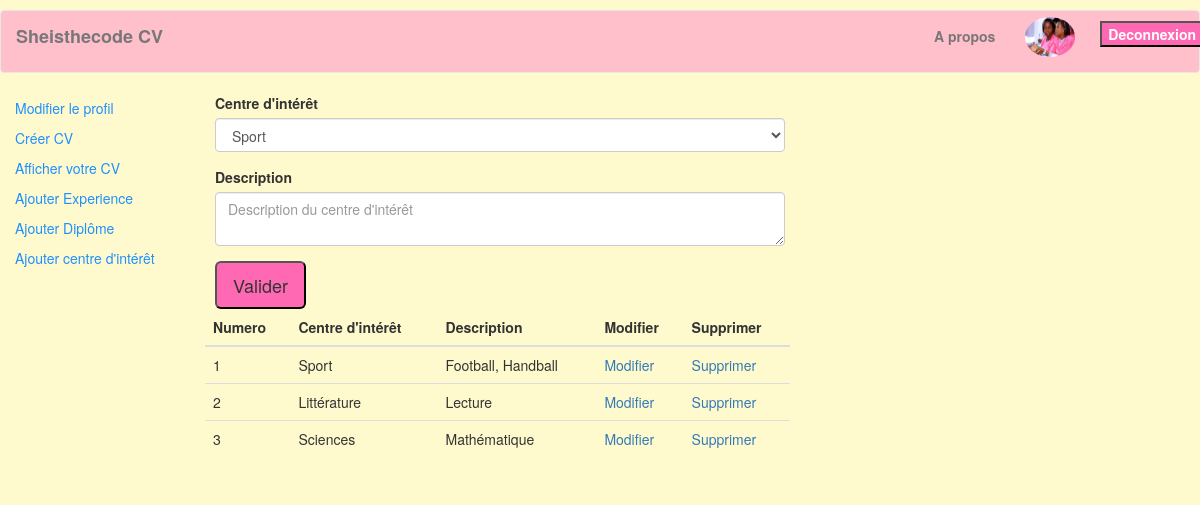
The app's page /interet.php (signed in) with its own data.
### tables this page shows
CREATE TABLE `codeuses` (
  `id` int(11) NOT NULL,
  `nom` varchar(50) NOT NULL,
  `prenoms` varchar(50) NOT NULL,
  `date_naissance` varchar(50) NOT NULL,
  `photo` varchar(50) NOT NULL,
  `specialisation` varchar(50) NOT NULL,
  `email` varchar(50) NOT NULL,
  `telephone` varchar(50) NOT NULL,
  `mdp` varchar(50) NOT NULL,
  `description` text NOT NULL
);

CREATE TABLE `interets` (
  `id` int(11) NOT NULL,
  `titre` varchar(50) NOT NULL,
  `description` varchar(50) NOT NULL,
  `id_codeuse` int(11) NOT NULL
);

### interet.php (the view, shortened to what this page needs)
<?php include ('menu_session.php');
?>
<!DOCTYPE html>
<html>
<head>
</head>
<body style="background-color: lemonchiffon;
">
	<div class="container-fluid">
		<div class="row">
			<div class="col-sm-2 dashbord">
				<a href="profil.php">Modifier le profil</a><br>
				<a href="cv.php">Créer CV</a><br>
				<a href="dashbord.php">Afficher votre CV</a><br>
				<a href="experience.php">Ajouter Experience</a><br>
				<a href="diplome.php">Ajouter Diplôme</a><br>
				<a href="interet.php">Ajouter centre d'intérêt</a><br>
			</div>
			<div class="col-sm-6">
				<form action="" method="POST" role="form" enctype="multipart/form-data">
				<div class="form-group">
					<label for=""> Centre d'intérêt</label>
						<select name="titre" class="form-control" value="<?php echo $dataU['titre']; ?>">
							<option>Sport</option>
						</select>
				</div>
				<div class="form-group">
					<label for="">Description</label>
						<textarea name="description" type="text" class="form-control" id="" placeholder="Description du centre d'intérêt"></textarea>
				</div>
				<div>
					<button name="btnValider" type="submit" class=" btn-medium btn-lg">Valider</button>
				</div>
			</form>
			</div>
			<div class="row">
				<div class="col-sm-2"></div>
				<div class=" col-sm-6 col-sm-offset-2 ">
				<table class="table">
					<thead>
						<tr>
							<th>Numero</th>
							<th>Centre d'intérêt</th>
							<th>Description</th>
							<th>Modifier</th>
							<th>Supprimer</th>
						</tr>
					</thead>
					<tbody>
						<?php
							$n=1;
							if (isset($_SESSION['codeuse'])) {
								$list=" SELECT codeuses.id, titre, interets.description, interets.id FROM interets INNER JOIN codeuses ON codeuses.id=interets.id_codeuse WHERE codeuses.id=".$_SESSION['codeuse'];
							$res= mysqli_query($link,$list);
						while ($data = mysqli_fetch_array($res)){
						 ?>
						<tr>
							<td> <?php echo $n; ?> </td>
							<td><?php echo $data['titre']; ?></td>
							<td> <?php echo $data['description']; ?> </td>
							<td>
								<a href="?id=<?php echo $data['id']; ?>">Modifier</a>
							</td>
							<td><a href="?sup=<?php echo $data['id']; ?>">Supprimer</a></td>
						</tr>
						<?php $n++;
						 }
							}
						 ?>
					</tbody>
				</table>
			</div>
		</div>

### menu_session.php (shortened to what this page needs)
<?php include('connect.php');
?>
<!DOCTYPE html>
<html>
<head>
	<head lang="fr">
	<link rel="stylesheet" href="css/bootstrap.css" >
	<link rel="stylesheet" href="css/font-awesome.min.css" >
	<link rel="stylesheet" href="css/styles.css" >
</head>
<body>
	<nav class=" navbar navbar-default" >
		<a class="navbar-brand" href="index.php"> Sheisthecode CV</a>
		<ul class="nav navbar-nav navbar-right">
			<li>
				<a href="">A propos</a>
			</li>
			<li>
					<?php
					if (isset($_SESSION['codeuse'])) {
					$sql="SELECT * FROM codeuses WHERE id=".$_SESSION['codeuse'];
					$req=mysqli_query($link,$sql);
					$data=mysqli_fetch_array($req);
					?>
				 	<a href="dashbord.php"><img src="upload/<?php echo $data['photo']; ?>" style="width: 50px; height: 40px; border-radius: 50%; margin-top: -9px;"></a>
				 	<?php
					}
				 ?>
			</li>
			<li>
				<form method="POST">
				<button class="btn-medium" name="deconnexion" style="margin: 10px;">Deconnexion</button>
				</form>
			</li>
		</ul>
	</nav>
</body>
</html>

### css/styles.css (style rules this page uses)
body { background-color: lemonchiffon; }
.dashbord a { text-decoration: none; color: dodgerblue; line-height: 30px; }
.navbar { background-color: pink; color: white; font-weight: bold; margin-top: 10px; }
.btn-medium { background-color: hotpink; }

### records on screen
codeuses: photo (picture)
interets: titre "Sport", description "Football, Handball"
interets: titre "Littérature", description "Lecture"
interets: titre "Sciences", description "Mathématique"
